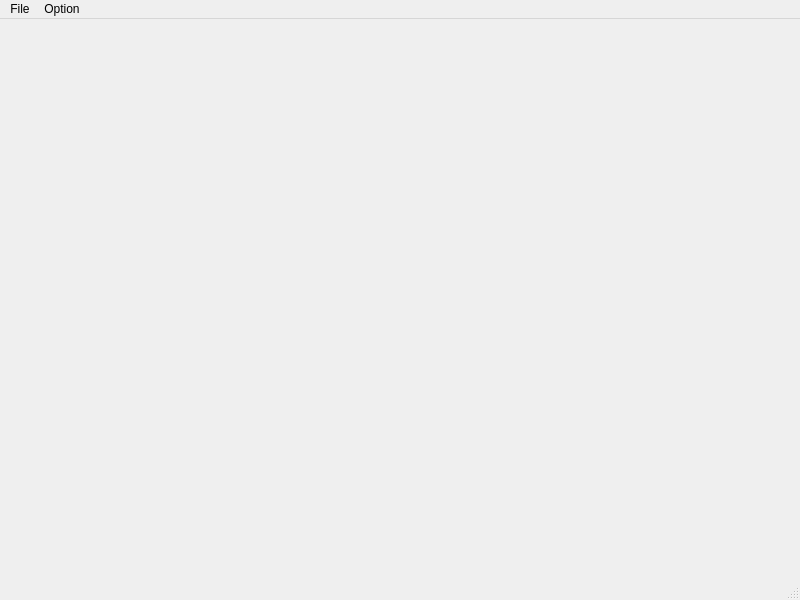
<?xml version="1.0" encoding="UTF-8"?>
<ui version="4.0">
 <class>MainWindow</class>
 <widget class="QMainWindow" name="MainWindow">
  <property name="geometry">
   <rect>
    <x>0</x>
    <y>0</y>
    <width>800</width>
    <height>600</height>
   </rect>
  </property>
  <property name="windowTitle">
   <string>MainWindow</string>
  </property>
  <widget class="QWidget" name="centralwidget"/>
  <widget class="QMenuBar" name="menubar">
   <property name="geometry">
    <rect>
     <x>0</x>
     <y>0</y>
     <width>800</width>
     <height>21</height>
    </rect>
   </property>
   <widget class="QMenu" name="menuFile">
    <property name="title">
     <string>File</string>
    </property>
    <addaction name="actionLoad_Font"/>
    <addaction name="actionExit"/>
   </widget>
   <widget class="QMenu" name="menuOption">
    <property name="title">
     <string>Option</string>
    </property>
    <addaction name="actionOutline"/>
   </widget>
   <addaction name="menuFile"/>
   <addaction name="menuOption"/>
  </widget>
  <widget class="QStatusBar" name="statusbar"/>
  <action name="actionLoad_Font">
   <property name="text">
    <string>Load Font</string>
   </property>
  </action>
  <action name="actionExit">
   <property name="text">
    <string>Exit</string>
   </property>
  </action>
  <action name="actionOutline">
   <property name="checkable">
    <bool>true</bool>
   </property>
   <property name="text">
    <string>Outline</string>
   </property>
  </action>
 </widget>
 <resources/>
 <connections/>
</ui>
